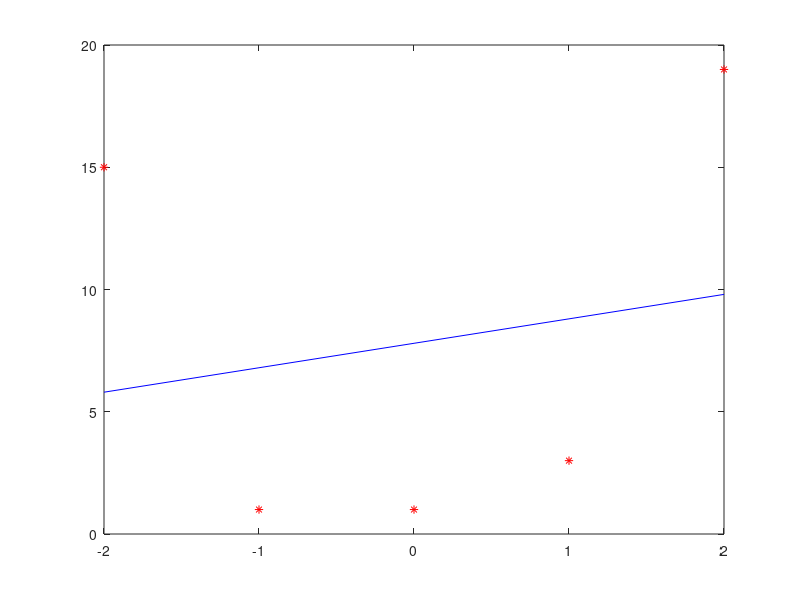

The MATLAB script that drew this image:
clc;
clear;
x=[-2, -1, 0, 1, 2];
y=[15, 1, 1, 3, 19];
n=length(x);
M=[ n, sum(x); sum(x), sum(x.^2)];
b=[sum(y); sum(x.*y)];
X=inv(M)*b;
A=X(1);
B=X(2);
L=A+B*x;
plot(x,y,'*r',x,L,'b-');
